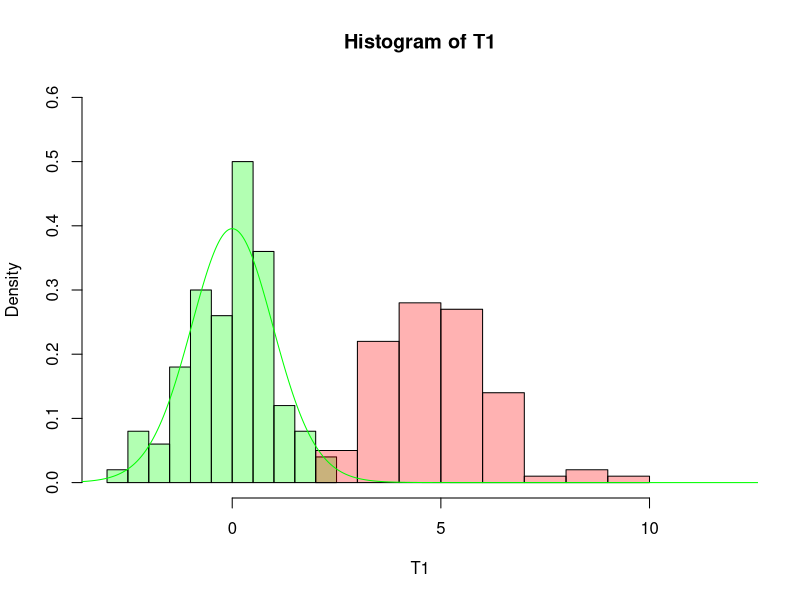

The R script that drew this image:
## ---- chunk 1
a0 = 0
a1 = 2
variance = 5
n = 30
## ---- chunk 2
fun_t = function(sample, h0) {
  n = length(sample)
  sd = sqrt(var(sample))
  mean = mean(sample)
  return(sqrt(n) * (mean - h0) / sd)
}

T1 = c()
T2 = c()

for (i in 1:100) {
  sample1 = rnorm(n, mean = a0, sd = sqrt(variance))
  sample2 = rnorm(n, mean = a1, sd = sqrt(variance))
  
  T1[i] = fun_t(sample1, a0)
  T2[i] = fun_t(sample2, a0)
}

x = seq(-15, 15, 0.01)
hist(T1, xlim = c(-3, 12), ylim = c(0, 0.6), freq = F, col = rgb(0, 1, 0, 0.3))
hist(T2, add = T, freq = F, col = rgb(1, 0, 0, 0.3))
lines(x,dt(x,df=n-1),col="green")
## ---- chunk 3
a0 = 0
a1 = 2
h0 = 0
h1 = 2
variance = 5
alpha = 0.05
beta = 0.9
## ---- chunk 4
experiment = function(n, sd) {
  for(i in 1:1000) {
    sample = rnorm(n = n, mean = a0, sd = sd)
  }
}
